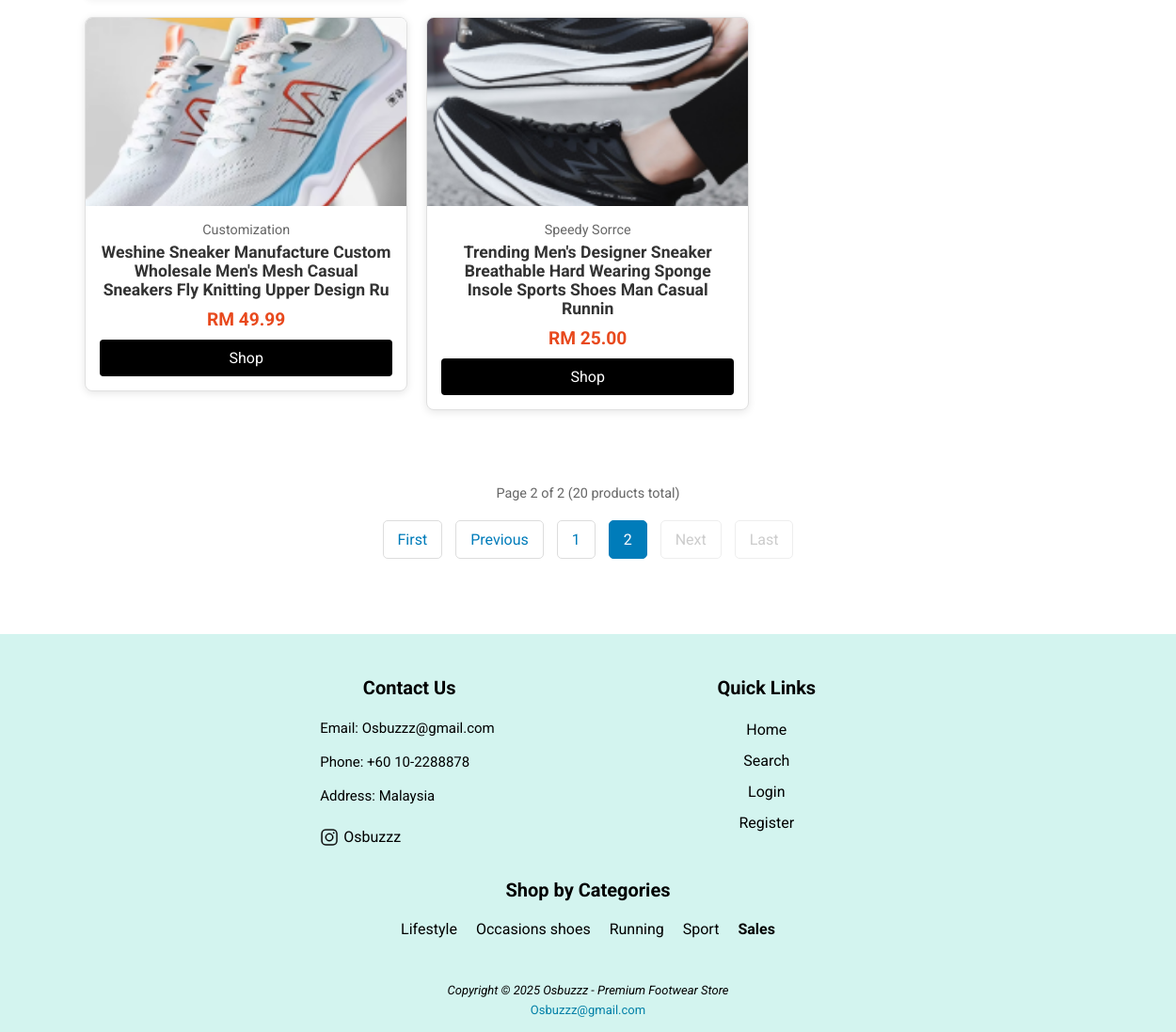
The page /app/page/categories/category.php?id=1&page=2 (lower part) on the database as committed earlier.
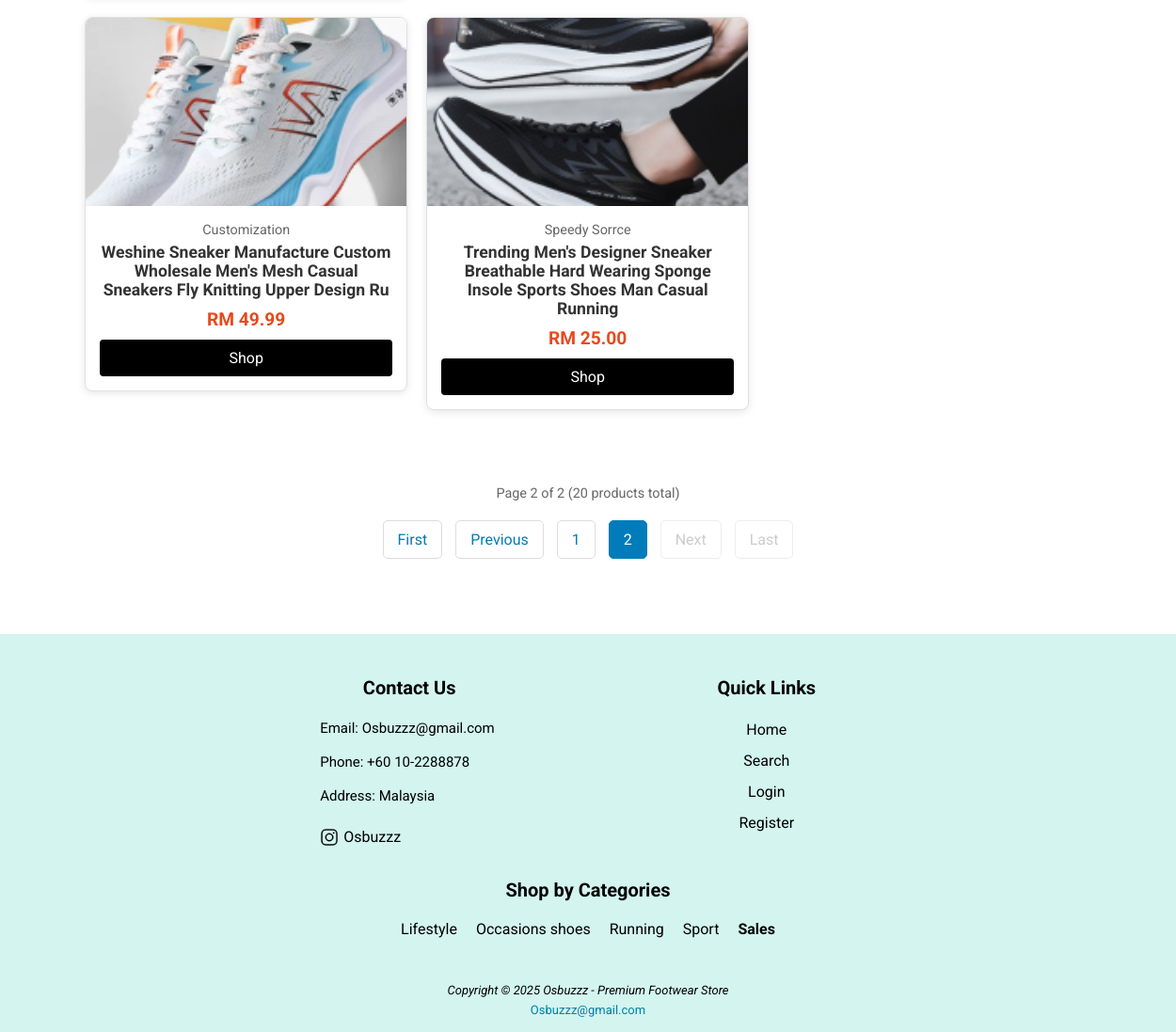
The same page on the database as committed later.
### tables this page shows
CREATE TABLE `product` (
  `product_id` int(11) NOT NULL,
  `product_name` varchar(255) NOT NULL,
  `brand` varchar(50) NOT NULL,
  `category_id` int(11) DEFAULT NULL,
  `price` decimal(10,2) NOT NULL,
  `description` text DEFAULT NULL,
  `photo` varchar(255) DEFAULT NULL,
  `created_at` timestamp NOT NULL DEFAULT current_timestamp(),
  `status` enum('active','inactive') NOT NULL DEFAULT 'active' COMMENT 'Product visibility status: active=visible to users, inactive=hidden from users'
);

### app/page/categories/category.php (the view, shortened to what the changed rows need)
<?php
require '../../base.php';
$category_id = (int)($_GET['id'] ?? 0);
$page = (int)($_GET['page'] ?? 1);
$limit = 12;
$offset = ($page - 1) * $limit;
$sort = $_GET['sort'] ?? 'newest';
$where = "WHERE p.category_id = ? AND p.status = 'active'";
$params = [$category_id];
$orderBy = 'ORDER BY p.created_at DESC';
switch ($sort) {
    case 'newest':
    default:
        $orderBy = 'ORDER BY p.created_at DESC';
        break;
}
$sql = "
    SELECT p.*,
           pp.photo_filename as main_photo,
           SUM(pv.stock) as total_stock,
           c.category_name
    FROM product p
    LEFT JOIN product_photos pp ON p.product_id = pp.product_id AND pp.is_main_photo = 1
    LEFT JOIN product_variants pv ON p.product_id = pv.product_id
    LEFT JOIN category c ON p.category_id = c.category_id
    $where
    GROUP BY p.product_id
    $orderBy
    LIMIT $limit OFFSET $offset
";
$stm = $_db->prepare($sql);
$stm->execute($params);
$products = $stm->fetchAll();
include '../../head.php';
?>
<main>
    <div class="products-container">
        <?php if (!empty($products)): ?>
        <div class="products-grid">
            <?php foreach ($products as $product): ?>
            <?php if ($product->total_stock <= 0): ?>
            <div class="product-card out-of-stock-card">
                <div class="product-image">
                    <?php
                    $photo_src = $product->main_photo ?: ($product->photo ?: 'defaultProduct.png');
                    ?>
                    <img src="../../images/Products/<?= $photo_src ?>" alt="<?= htmlspecialchars($product->product_name) ?>" loading="lazy">
                    <div class="out-of-stock-overlay">Out of Stock</div>
                </div>
                <div class="product-info">
                    <span class="brand"><?= htmlspecialchars($product->brand) ?></span>
                    <h3><?= htmlspecialchars($product->product_name) ?></h3>
                    <div class="price">RM <?= number_format($product->price, 2) ?></div>
                    <div class="stock-status out-of-stock" style="color: #dc3545; font-weight: bold; margin: 5px 0; font-size: 12px;">
                        Out of Stock
                    </div>
                    <button class="shop out-of-stock-btn" style="background: #ccc; cursor: not-allowed; color: #666;" disabled>Out of Stock</button>
                </div>
            </div>
            <?php else: ?>
            <a href="../shop/product_detail.php?id=<?= $product->product_id ?>" class="product-card-link">
                <div class="product-card">
                    <div class="product-image">
                        <?php
                        $photo_src = $product->main_photo ?: ($product->photo ?: 'defaultProduct.png');
                        ?>
                        <img src="../../images/Products/<?= $photo_src ?>" alt="<?= htmlspecialchars($product->product_name) ?>" loading="lazy">
                    </div>
                    <div class="product-info">
                        <span class="brand"><?= htmlspecialchars($product->brand) ?></span>
                        <h3><?= htmlspecialchars($product->product_name) ?></h3>
                        <div class="price">RM <?= number_format($product->price, 2) ?></div>
                        <button class="shop" onclick="event.preventDefault(); window.location.href='../shop/product_detail.php?id=<?= $product->product_id ?>'">Shop</button>
                    </div>
                </div>
            </a>
            <?php endif; ?>
            <?php endforeach; ?>
        </div>
        <?php endif; ?>
    </div>
</main>
<?php
include '../../foot.php';
?>

Rows that differ between the two databases and show on the page:
changed product "Speedy Sorrce": product_name "Trending Men's Designer Sneaker Breathable Hard Wearing Sponge Insole Sports Shoes Man Casual Runnin" → "Trending Men's Designer Sneaker Breathable Hard Wearing Sponge Insole Sports Shoes Man Casual Running"
